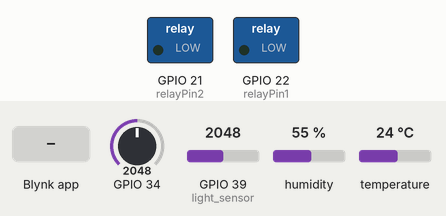
The sketch below on a simulated ESP32. On the bench: switched loads named in the sketch (green lamp = pin HIGH). Inputs (shaded band) come from the test bench; at power-on: GPIO 34 = 2048, GPIO 39 (light_sensor) = 2048, humidity 55 %, temperature 24 °C. WiFi joins after 1.5 s; servers stay silent unless stated; no MQTT or app messages arrive unless stated; what the sketch prints to the serial monitor is not drawn.

Above: at 4.6 s.
4.7 s: Blynk app writes 0 to V1
At 14.7 s:
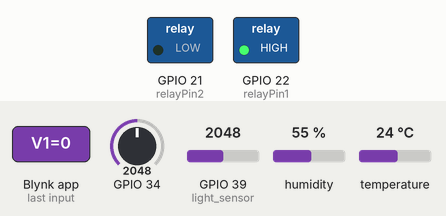
15.0 s: Blynk app writes 1 to V2
At 24.7 s:
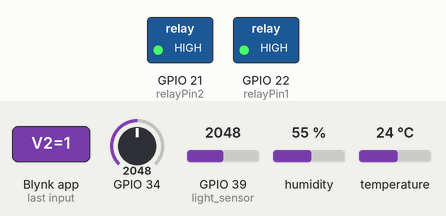
25.0 s: Blynk app writes 1 to V1
At 34.8 s:
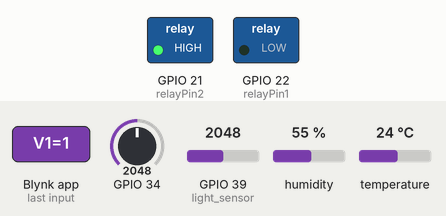
35.1 s: Blynk app writes 200 to V1
At 44.0 s:
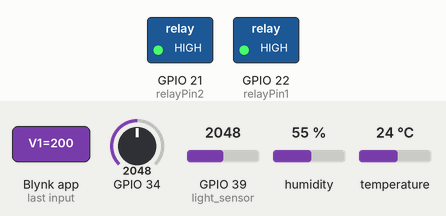
Timing chart, 0 to 45.5 s (numbered marks = the images above; inputs shaded):
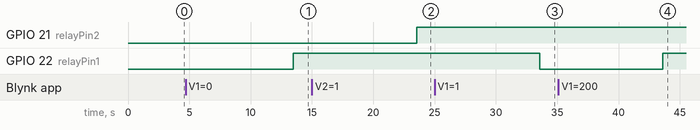

The sketch:

Edgent_ESP32.ino
```cpp
// Fill-in information from your Blynk Template here
#define BLYNK_TEMPLATE_ID "TMPLcdEaWRjg"
#define BLYNK_DEVICE_NAME "New Template"
#define BLYNK_FIRMWARE_VERSION        "0.1.0"

#define BLYNK_PRINT Serial
//#define BLYNK_DEBUG

#define APP_DEBUG

// Uncomment your board, or configure a custom board in Settings.h
//#define USE_WROVER_BOARD
//#define USE_TTGO_T7
//#define USE_ESP32C3_DEV_MODULE
//#define USE_ESP32S2_DEV_KIT
#include <WiFi.h>
#include "WiFiClientSecure.h"
#include "Adafruit_MQTT.h"
#include "Adafruit_MQTT_Client.h"
#include "BlynkEdgent.h"
#include "DHT.h"
#define DHTPIN 23
#define relayPin1 22
#define relayPin2 21
#define light_sensor 39
#define WLAN_SSID "Nano"
#define WLAN_PASS "ssssssss"

/************************* Adafruit.io Setup *********************************/
#define AIO_SERVER      "io.adafruit.com"

// Using port 8883 for MQTTS
#define AIO_SERVERPORT  8883

// Adafruit IO Account Configuration
// (to obtain these values, visit https://io.adafruit.com and click on Active Key)
#define AIO_USERNAME "suka82502511"
#define AIO_KEY      "aio_axWR26eWdiQRDCjMXSb2eWqJstAN"

/************ Global State (you don't need to change this!) ******************/

// WiFiFlientSecure for SSL/TLS support
WiFiClientSecure client;

// Setup the MQTT client class by passing in the WiFi client and MQTT server and login details.
Adafruit_MQTT_Client mqtt(&client, AIO_SERVER, AIO_SERVERPORT, AIO_USERNAME, AIO_KEY);

// io.adafruit.com root CA
const char* adafruitio_root_ca = \
                                 "-----BEGIN CERTIFICATE-----\n" \
                                 "MIIDrzCCApegAwIBAgIQCDvgVpBCRrGhdWrJWZHHSjANBgkqhkiG9w0BAQUFADBh\n" \
                                 "MQswCQYDVQQGEwJVUzEVMBMGA1UEChMMRGlnaUNlcnQgSW5jMRkwFwYDVQQLExB3\n" \
                                 "d3cuZGlnaWNlcnQuY29tMSAwHgYDVQQDExdEaWdpQ2VydCBHbG9iYWwgUm9vdCBD\n" \
                                 "QTAeFw0wNjExMTAwMDAwMDBaFw0zMTExMTAwMDAwMDBaMGExCzAJBgNVBAYTAlVT\n" \
                                 "MRUwEwYDVQQKEwxEaWdpQ2VydCBJbmMxGTAXBgNVBAsTEHd3dy5kaWdpY2VydC5j\n" \
                                 "b20xIDAeBgNVBAMTF0RpZ2lDZXJ0IEdsb2JhbCBSb290IENBMIIBIjANBgkqhkiG\n" \
                                 "9w0BAQEFAAOCAQ8AMIIBCgKCAQEA4jvhEXLeqKTTo1eqUKKPC3eQyaKl7hLOllsB\n" \
                                 "CSDMAZOnTjC3U/dDxGkAV53ijSLdhwZAAIEJzs4bg7/fzTtxRuLWZscFs3YnFo97\n" \
                                 "nh6Vfe63SKMI2tavegw5BmV/Sl0fvBf4q77uKNd0f3p4mVmFaG5cIzJLv07A6Fpt\n" \
                                 "43C/dxC//AH2hdmoRBBYMql1GNXRor5H4idq9Joz+EkIYIvUX7Q6hL+hqkpMfT7P\n" \
                                 "T19sdl6gSzeRntwi5m3OFBqOasv+zbMUZBfHWymeMr/y7vrTC0LUq7dBMtoM1O/4\n" \
                                 "gdW7jVg/tRvoSSiicNoxBN33shbyTApOB6jtSj1etX+jkMOvJwIDAQABo2MwYTAO\n" \
                                 "BgNVHQ8BAf8EBAMCAYYwDwYDVR0TAQH/BAUwAwEB/zAdBgNVHQ4EFgQUA95QNVbR\n" \
                                 "TLtm8KPiGxvDl7I90VUwHwYDVR0jBBgwFoAUA95QNVbRTLtm8KPiGxvDl7I90VUw\n" \
                                 "DQYJKoZIhvcNAQEFBQADggEBAMucN6pIExIK+t1EnE9SsPTfrgT1eXkIoyQY/Esr\n" \
                                 "hMAtudXH/vTBH1jLuG2cenTnmCmrEbXjcKChzUyImZOMkXDiqw8cvpOp/2PV5Adg\n" \
                                 "06O/nVsJ8dWO41P0jmP6P6fbtGbfYmbW0W5BjfIttep3Sp+dWOIrWcBAI+0tKIJF\n" \
                                 "PnlUkiaY4IBIqDfv8NZ5YBberOgOzW6sRBc4L0na4UU+Krk2U886UAb3LujEV0ls\n" \
                                 "YSEY1QSteDwsOoBrp+uvFRTp2InBuThs4pFsiv9kuXclVzDAGySj4dzp30d8tbQk\n" \
                                 "CAUw7C29C79Fv1C5qfPrmAESrciIxpg0X40KPMbp1ZWVbd4=\n" \
                                 "-----END CERTIFICATE-----\n";

/****************************** Feeds ***************************************/
// Notice MQTT paths for AIO follow the form: <username>/feeds/<feedname>
Adafruit_MQTT_Publish humid = Adafruit_MQTT_Publish(&mqtt, AIO_USERNAME "/feeds/humidity");
Adafruit_MQTT_Publish temp = Adafruit_MQTT_Publish(&mqtt, AIO_USERNAME "/feeds/temperature");
Adafruit_MQTT_Publish soil = Adafruit_MQTT_Publish(&mqtt, AIO_USERNAME "/feeds/soil");
Adafruit_MQTT_Publish light = Adafruit_MQTT_Publish(&mqtt, AIO_USERNAME "/feeds/light");

DHT dht(DHTPIN, DHT11, 15);
void Dht11()
{
  float h = dht.readHumidity();
  float t = dht.readTemperature();

  if (isnan(h) || isnan(t)) { // 如果沒有h or t讀到數值
    Serial.println("Failed to read from DHT sensor!");
    return;
  }
  // Now we can publish stuff
  Serial.print(F("\nSending Humidity = "));
  Serial.print(h);
  Serial.print("...");
  if (! humid.publish(h)) {
    // publish value h to adafruit io as name humid
    Serial.println(F("Failed"));
  } else {
    Serial.println(F("OK!"));
  }

  Serial.print(F("Sending Temperature = "));
  Serial.print(t);
  Serial.print("...");
  if (! temp.publish(t)) {
    // publish value t to adafruit io as name temp
    Serial.println(F("Failed"));
  } else {
    Serial.println(F("OK!"));
  }

  Blynk.virtualWrite(V5, h);  // V5 is for Humidity
  Blynk.virtualWrite(V6, t);  // V6 is for Temperature
  Serial.print("Temp: "); Serial.print(t); Serial.print("°C");
  Serial.print("\t");
  Serial.print("Humidity: "); Serial.print(h); Serial.println("\%");

}
double val;
void Light_sensor() {
  val = (analogRead(light_sensor) * 100 ) / 4095;
  // max is 4095, so quantizing to 0 ~ 100
  if (isnan(val)) { // 如果沒有讀到val數值
    Serial.println("Failed to read from Light_sensor!");
    return;
  }
  Serial.print("light intensity: "); Serial.print(val); Serial.print("\%");
  Serial.print(F("\nSending val "));
  Serial.print(val);
  Serial.print(F(" to light..."));
  if (! light.publish(val)) {
    // publish value val to adafruit io as name light
    Serial.println(F("Failed"));
  } else {
    Serial.println(F("OK!"));
  }
  Serial.print("\t");
  Blynk.virtualWrite(V7, val);  // V7 is for light intensity
  Serial.print("\t");
}

void Soil_sensor() {
  double ini_soil_per = analogRead(34); // 類比輸入ADC
  if (isnan(ini_soil_per)) { // 如果沒有讀到ini_soil_per數值
    Serial.println("Failed to read from Soil_sensor!");
    return;
  }
  if (ini_soil_per < 1000) { // 修正sensor數值範圍為1000~2650
    ini_soil_per = 1000;
  }
  if (ini_soil_per > 2650) {
    ini_soil_per = 2650;
  }
  double soil_per = 100 - (ini_soil_per - 1000) * 100 / (2650 - 1000);
  Serial.print("Soil moisture:"); Serial.print(soil_per); Serial.print("\%");
  Serial.print(F("\nSending val "));
  Serial.print(soil_per);
  Serial.print(F(" to soil..."));
  if (! soil.publish(soil_per)) {
    // publish value soil_per to adafruit io as name soil
    Serial.println(F("Failed"));
  } else {
    Serial.println(F("OK!"));
  }
  Blynk.virtualWrite(V8, soil_per);  // V8 is for soil sensor

  Serial.println();
  Serial.println();
  Serial.println();
}

void setup()
{
  pinMode(DHTPIN, OUTPUT);
  pinMode(relayPin1, OUTPUT); // For bulb
  pinMode(relayPin2, OUTPUT); // For pump
  pinMode(light_sensor, INPUT);
  Serial.begin(115200);
  dht.begin();

  // Connect to WiFi access point.
  Serial.println(); Serial.println();
  Serial.print("Connecting to ");
  Serial.println(WLAN_SSID);

  delay(1000);

  WiFi.begin(WLAN_SSID, WLAN_PASS);
  delay(2000);

  while (WiFi.status() != WL_CONNECTED) { // 顯示正在連接中...
    delay(500);
    Serial.print(".");
  }
  Serial.println();

  Serial.println("WiFi connected");
  Serial.println("IP address: "); Serial.println(WiFi.localIP());

  // Set Adafruit IO's root CA
  client.setCACert(adafruitio_root_ca);
  delay(100);

  BlynkEdgent.begin();
}

BLYNK_WRITE(V1) { // control by button V1
  // Blynk.Cloud is telling Esp32 “I'm WRITING something to Virtual Pin V1”

  int buttonState1 = param.asInt();
  // get the value parameter from the virtual pin and store it
  // in the local integer variable called virtual_pin_value
  if ((buttonState1 == 1) || (val < 40)) {
    // when press button send 1 to bs1, and if light intensity low also
    // turn on the light
    digitalWrite(relayPin1, LOW); //低電位觸發
    Serial.println("Turn on the light");
  } else { // when press button send 0 to bs1
    digitalWrite(relayPin1, HIGH);
    Serial.println("Turn off the light");
  }
}

BLYNK_WRITE(V2) { // control by button V2

  int buttonState2 = param.asInt();
  if (buttonState2 == 1) { // when press button send 1 to bs2
    digitalWrite(relayPin2, HIGH); //高電位觸發
    Serial.println("Watering");
  } else { // when press button send 0 to bs2
    digitalWrite(relayPin2, LOW);
    Serial.println("Stop watering");
  }
}

void loop() {
  MQTT_connect();
  BlynkEdgent.run();
  Dht11();
  Light_sensor();
  Soil_sensor();

  delay(10000);
  // wait a couple seconds to avoid rate limit
}


void MQTT_connect() {
  int8_t ret;

  // Stop if already connected.
  if (mqtt.connected()) {
    return;
  }

  Serial.print("Connecting to MQTT... ");

  uint8_t retries = 3; // retry for 3 times, otherwise connect failed
  while ((ret = mqtt.connect()) != 0) { // connect will return 0 for connected
    Serial.println(mqtt.connectErrorString(ret));
    Serial.println("Retrying MQTT connection in 5 seconds...");
    mqtt.disconnect();
    delay(5000);  // wait 5 seconds
    retries--;
    if (retries == 0) {
      // basically die and wait for WDT to reset
      while (1);
    }
  }

  Serial.println("MQTT Connected!");
}
```

Measured:
- after the input at 4.7 s, GPIO 22 (relayPin1): LOW → HIGH after 8.8 s
- after the input at 15.0 s, GPIO 21 (relayPin2): LOW → HIGH after 8.5 s
- after the input at 25.0 s, GPIO 22 (relayPin1): HIGH → LOW after 8.6 s
- after the input at 35.1 s, GPIO 22 (relayPin1): LOW → HIGH after 8.5 s
